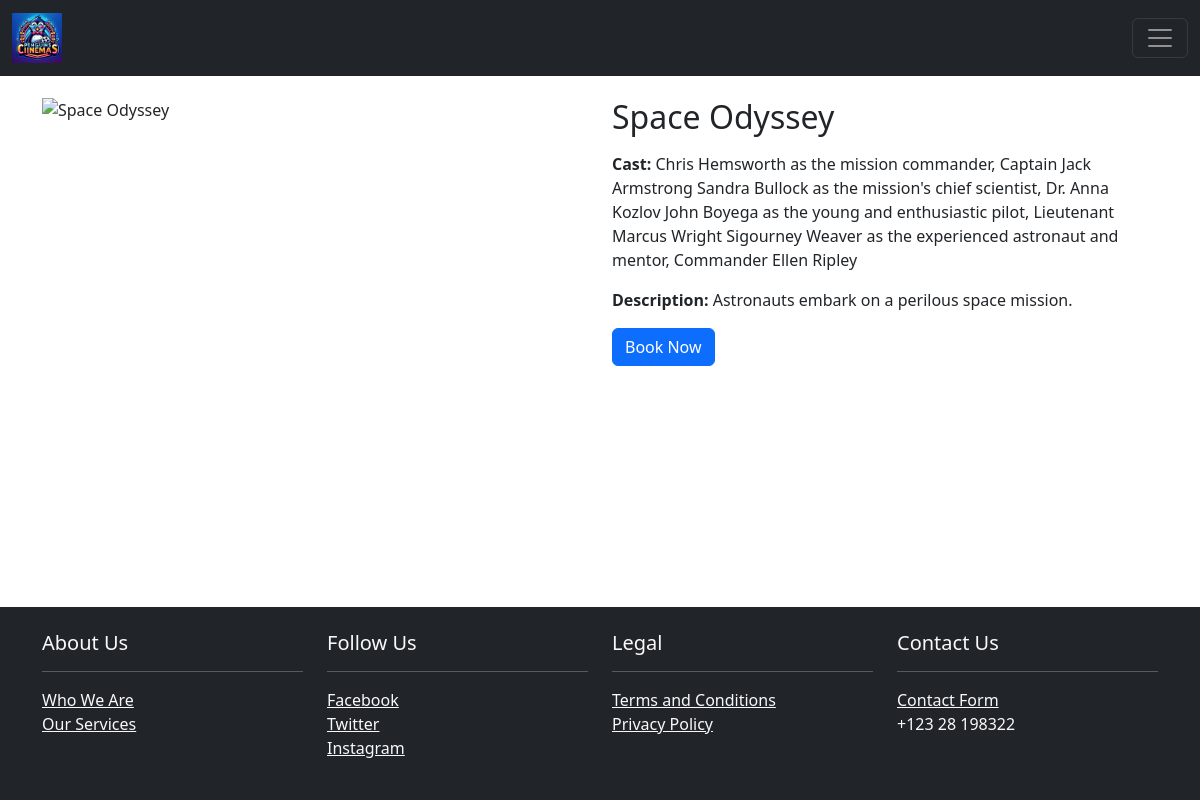
The app's page /movies.php?id=3 with its own data.
### tables this page shows
CREATE TABLE `movies` (
  `id` int(11) NOT NULL,
  `title` varchar(255) NOT NULL,
  `description` text DEFAULT NULL,
  `image_url` varchar(255) DEFAULT NULL,
  `cast` text DEFAULT NULL
);

### connection.php (called while the page is built, shortened)
<?php
class conct {
    public $username = "root";
    public $password = "";
    public $server_name = "localhost";
    public $db_name = "cinema_db";
    function __construct() {
        $this->conn = new mysqli($this->server_name, $this->username, $this->password, $this->db_name);
    }
}
?>

### movies.php (the view, shortened to what this page needs)
<?php
include("header.php");
$con = new conct();
$movie_id = $_GET['id'] ?? null;
if ($movie_id) {
    $movie_query = "SELECT * FROM movies WHERE id = ?";
    $movie_stmt = $con->conn->prepare($movie_query);
    $movie_stmt->bind_param("i", $movie_id);
    $movie_stmt->execute();
    $movie_result = $movie_stmt->get_result();
    $movie = $movie_result->fetch_assoc();
    if ($movie) {
        ?>
        <div class='container mt-5'>
            <div class='row'>
                <div class='col-md-6'>
                    <img src='<?php echo $movie['image_url']; ?>' alt='<?php echo $movie['title']; ?>' class='img-fluid'>
                </div>
                <div class='col-md-6'>
                    <h2 class='mb-3'><?php echo $movie['title']; ?></h2>
                    <p><strong>Cast:</strong> <?php echo $movie['cast']; ?></p>
                    <p><strong>Description:</strong> <?php echo $movie['description']; ?></p>
                    <a href='booking.php?movie_id=<?php echo $movie_id; ?>' class='btn btn-primary'>Book Now</a>
                </div>
            </div>
        </div>
        <?php
    } else {
        echo "<div class='container'><p>Movie not found.</p></div>";
    }
} else {
    echo "<div class='container'><p>No movie ID provided.</p></div>";
}
include("footer.php");
?>

### styling.css (style rules this page uses)
body { display: flex; flex-direction: column; min-height: 100vh; margin: 0; }

### records on screen
movies: title "Space Odyssey", cast "Chris Hemsworth as the mission commander, Captain Jack Armstrong Sandra Bullock as the mission's chief scientist, Dr. Anna Kozlov John Boyega as the young and enthusiastic pilot, Lieutenant Marcus Wright Sigourney Weaver as the experienced astronaut and mentor, Commander Ellen Ripley", description "Astronauts embark on a perilous space mission."
